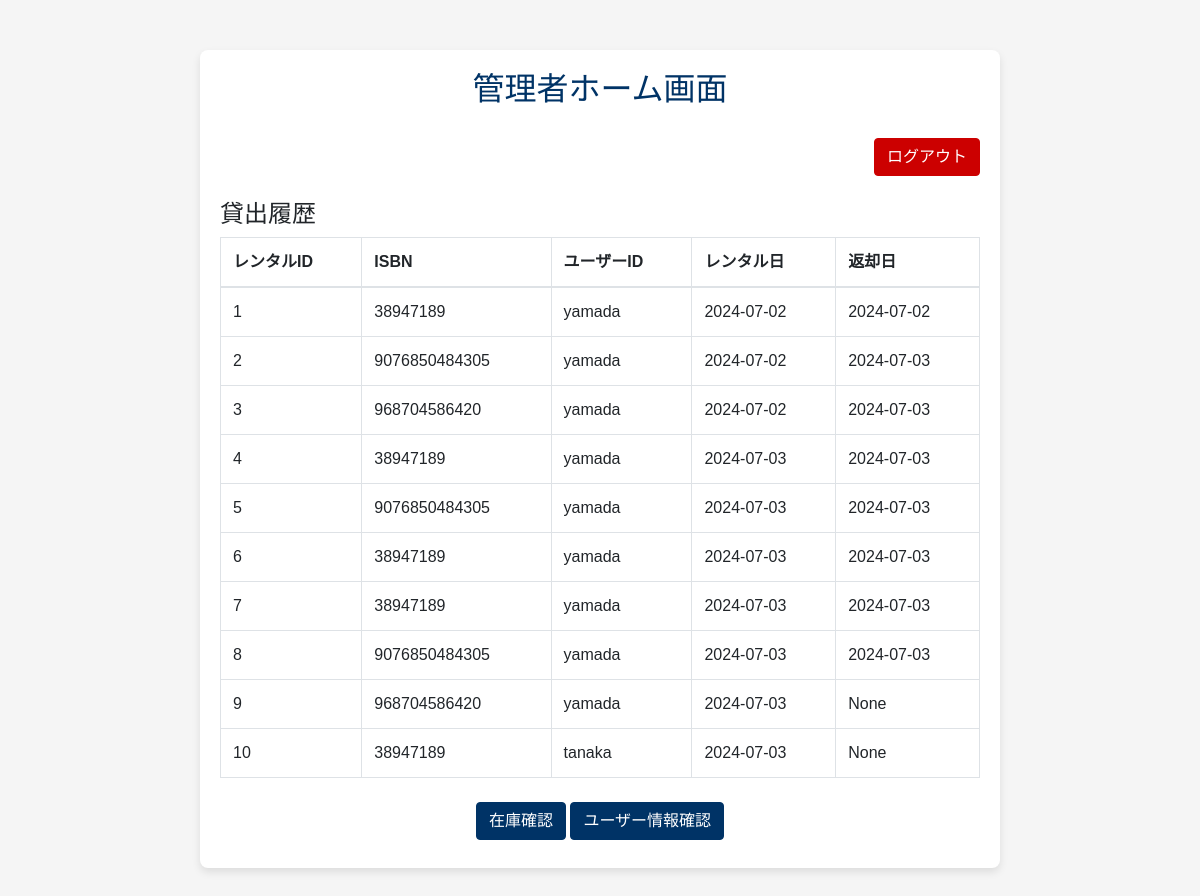
/admin_home, run on the app's committed database.
### tables this page shows
CREATE TABLE rentals (rentalid INTEGER PRIMARY KEY AUTOINCREMENT, userid TEXT NOT NULL, isbn TEXT NOT NULL, rental_date DATE, return_date DATE);

### app.py (the view)
@app.route('/admin_home')
def show_admin_home():
    con = get_db()
    cur = con.cursor()
    cur.execute('SELECT * FROM rentals')
    rows = cur.fetchall()
    column_names = [description[0] for description in cur.description]
    rental_list = [dict(zip(column_names, row)) for row in rows]
    con.close()
    return render_template('admin_home.html',rental_list=rental_list)

### templates/admin_home.html (shortened to what this page needs)
<!DOCTYPE html>
<html lang="en">
<head>
    <link href="https://stackpath.bootstrapcdn.com/bootstrap/4.5.2/css/bootstrap.min.css" rel="stylesheet">
</head>
<body>
    <div class="container home-container">
        <div class="header text-center">
            <h2>管理者ホーム画面</h2>
        </div>
        <div class="text-right mb-4">
            <a href="/logout" class="btn btn-danger">ログアウト</a>
        </div>
        <div class="mb-4">
            <h4>貸出履歴</h4>
            <table class="table table-bordered">
                <thead>
                    <tr>
                        <th>レンタルID</th>
                        <th>ISBN</th>
                        <th>ユーザーID</th>
                        <th>レンタル日</th>
                        <th>返却日</th>
                    </tr>
                </thead>
                <tbody>
                {% for rental in rental_list %}
                    <tr>
                        <td>{{ rental['rentalid'] }}</td>
                        <td>{{ rental.isbn }}</td>
                        <td>{{ rental.userid }}</td>
                        <td>{{ rental.rental_date }}</td>
                        <td>{{ rental.return_date }}</td>
                    </tr>
                {% endfor %}
                </tbody>
            </table>
        </div>
        <div class="text-center">
            <a href="/admin_home/book_inventory" class="btn btn-primary mb-2">在庫確認</a>
            <a href="/admin_home/users" class="btn btn-primary mb-2">ユーザー情報確認</a>
        </div>
    </div>
</body>
</html>

### templates/admin_home.html (style rules this page uses)
body { font-family: 'Arial', sans-serif; background-color: #f5f5f5; }
.home-container { margin: 50px auto; max-width: 800px; background-color: #ffffff; border-radius: 8px; padding: 20px; box-shadow: 0 4px 8px rgba(0, 0, 0, 0.1); }
.header { margin-bottom: 30px; color: #003366; }
.table th, .table td { vertical-align: middle; }
.btn-primary { background-color: #003366; border-color: #003366; }
.btn-danger { background-color: #cc0000; border-color: #cc0000; }

### data on the page
rentals: rentalid "1", isbn "38947189", userid "yamada", rental_date "2024-07-02", return_date "2024-07-02"
rentals: rentalid "2", isbn "9076850484305", userid "yamada", rental_date "2024-07-02", return_date "2024-07-03"
rentals: rentalid "3", isbn "968704586420", userid "yamada", rental_date "2024-07-02", return_date "2024-07-03"
rentals: rentalid "4", isbn "38947189", userid "yamada", rental_date "2024-07-03", return_date "2024-07-03"
rentals: rentalid "5", isbn "9076850484305", userid "yamada", rental_date "2024-07-03", return_date "2024-07-03"
rentals: rentalid "6", isbn "38947189", userid "yamada", rental_date "2024-07-03", return_date "2024-07-03"
rentals: rentalid "7", isbn "38947189", userid "yamada", rental_date "2024-07-03", return_date "2024-07-03"
rentals: rentalid "8", isbn "9076850484305", userid "yamada", rental_date "2024-07-03", return_date "2024-07-03"
rentals: rentalid "9", isbn "968704586420", userid "yamada", rental_date "2024-07-03", return_date "None"
rentals: rentalid "10", isbn "38947189", userid "tanaka", rental_date "2024-07-03", return_date "None"
